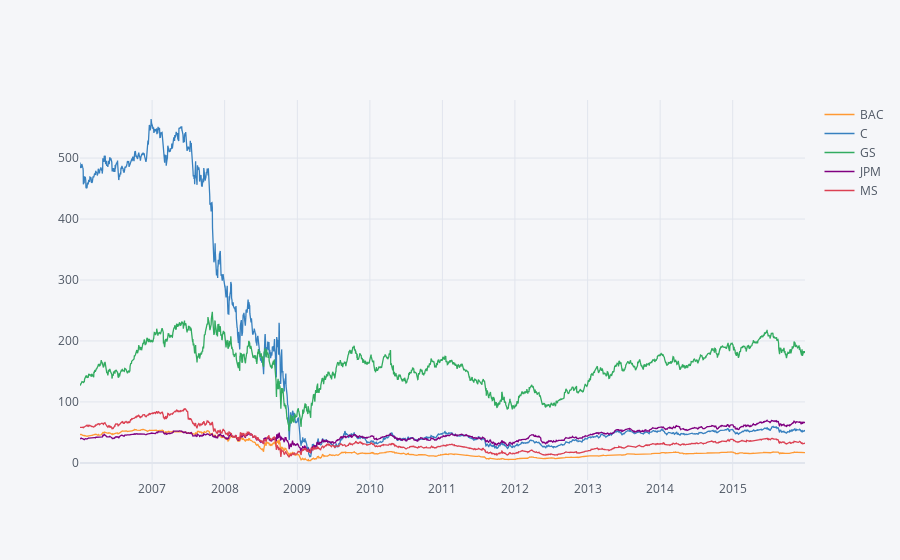

The notebook cell saved with this chart:
### Markdown cell above
# interactive ploting

### Code cell
bank_stocks.xs(key='Close',axis=1,level='Stock info').iplot()

### Figure 1 — Plotly figure (JSON) as saved in the notebook; plotly's stock layout.template omitted (floating-point values rounded to 4 significant figures; data arrays with more than 128 entries replaced by an {"elided": "..."} marker saying what was removed)
{"data": [{"line": {"color": "rgba(255, 153, 51, 1.0)", "dash": "solid", "shape": "linear", "width": 1.3}, "mode": "lines", "name": "BAC", "text": "", "type": "scatter", "x": {"elided": "2517 str values"}, "y": {"elided": "2517 float values"}}, {"line": {"color": "rgba(55, 128, 191, 1.0)", "dash": "solid", "shape": "linear", "width": 1.3}, "mode": "lines", "name": "C", "text": "", "type": "scatter", "x": {"elided": "2517 str values"}, "y": {"elided": "2517 float values"}}, {"line": {"color": "rgba(50, 171, 96, 1.0)", "dash": "solid", "shape": "linear", "width": 1.3}, "mode": "lines", "name": "GS", "text": "", "type": "scatter", "x": {"elided": "2517 str values"}, "y": {"elided": "2517 float values"}}, {"line": {"color": "rgba(128, 0, 128, 1.0)", "dash": "solid", "shape": "linear", "width": 1.3}, "mode": "lines", "name": "JPM", "text": "", "type": "scatter", "x": {"elided": "2517 str values"}, "y": {"elided": "2517 float values"}}, {"line": {"color": "rgba(219, 64, 82, 1.0)", "dash": "solid", "shape": "linear", "width": 1.3}, "mode": "lines", "name": "MS", "text": "", "type": "scatter", "x": {"elided": "2517 str values"}, "y": {"elided": "2517 float values"}}], "layout": {"legend": {"bgcolor": "#F5F6F9", "font": {"color": "#4D5663"}}, "paper_bgcolor": "#F5F6F9", "plot_bgcolor": "#F5F6F9", "title": {"font": {"color": "#4D5663"}}, "xaxis": {"gridcolor": "#E1E5ED", "showgrid": true, "tickfont": {"color": "#4D5663"}, "title": {"font": {"color": "#4D5663"}, "text": ""}, "zerolinecolor": "#E1E5ED"}, "yaxis": {"gridcolor": "#E1E5ED", "showgrid": true, "tickfont": {"color": "#4D5663"}, "title": {"font": {"color": "#4D5663"}, "text": ""}, "zerolinecolor": "#E1E5ED"}}}
